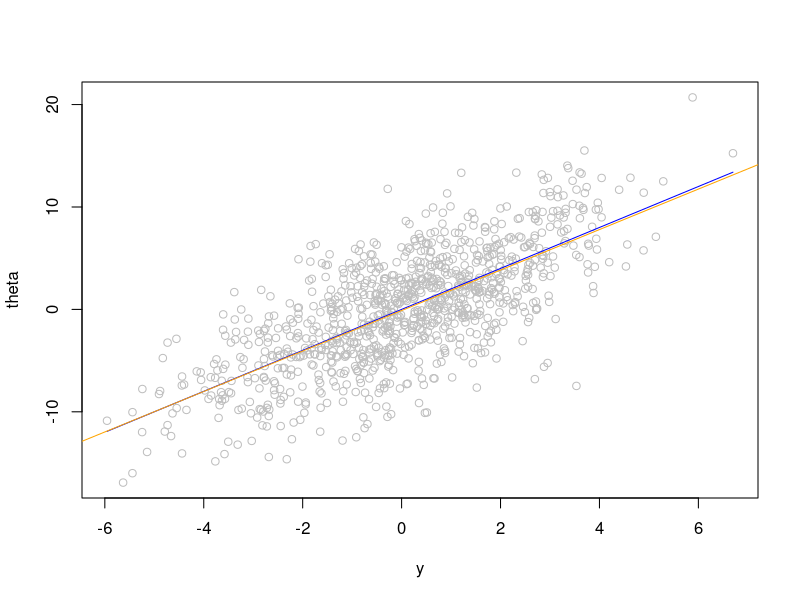
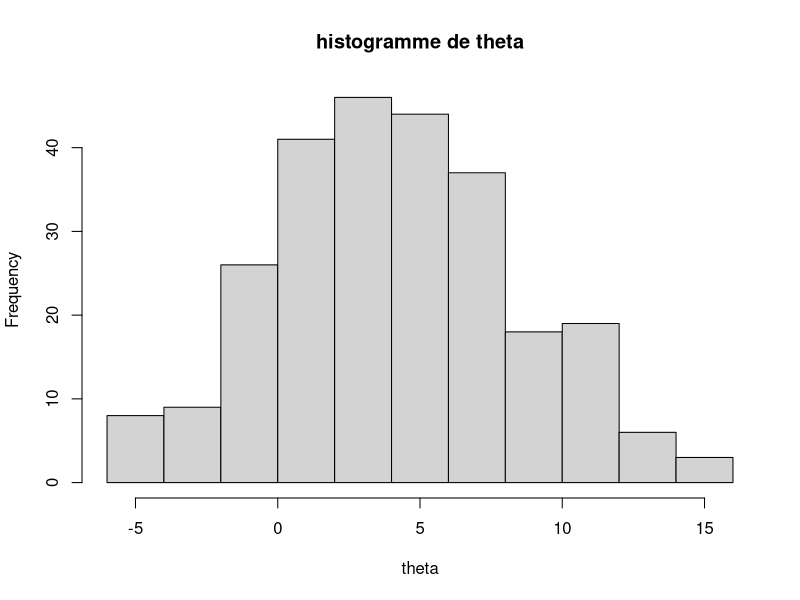
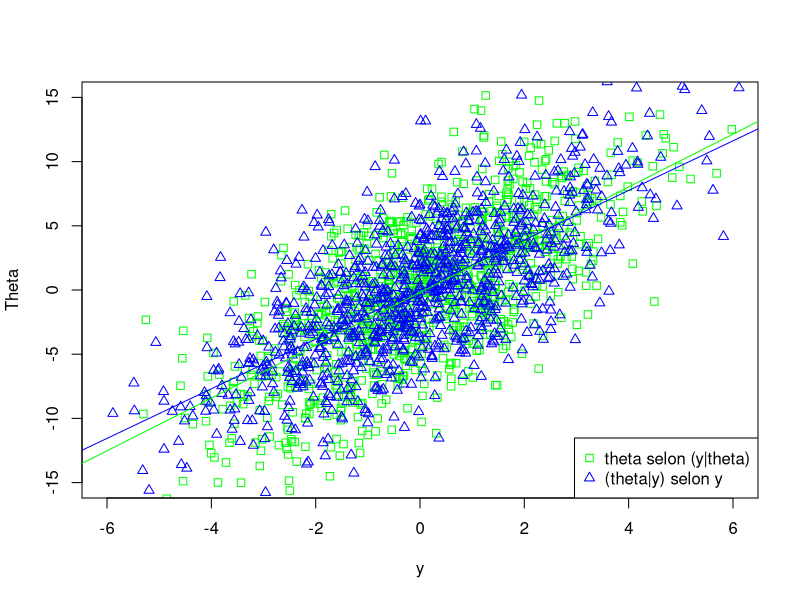
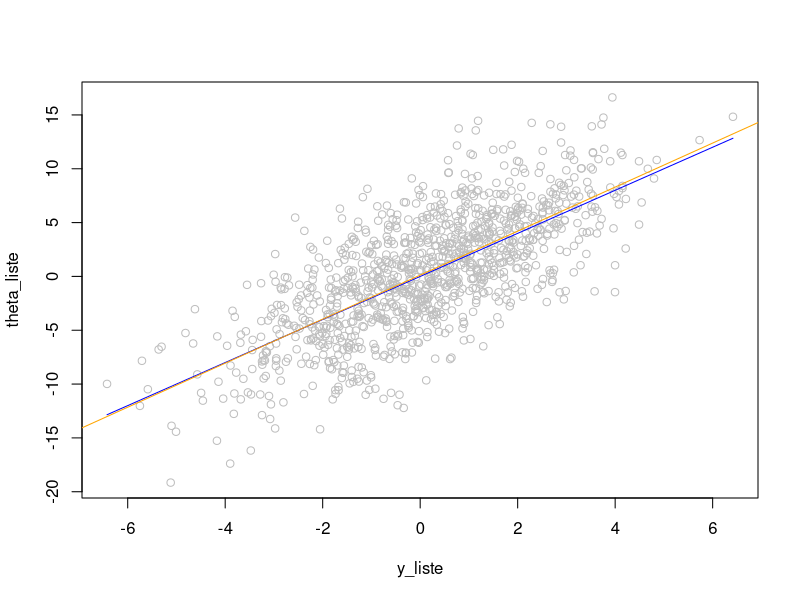

Source code (R) for these figures, in order:
## ---- chunk 1
  
taille <- 1000

#On tire les thetas 
theta <- rnorm(taille, 0, 32) #je ne sais pas si il veut la variance ou l'ecart-type

#on tire les y sachant theta

y <- rnorm(taille, theta/4, 2)

## ---- chunk 2
  
taille <- 1000

#On tire les thetas 
theta <- rnorm(taille, 0, sqrt(32))

#on tire les y sachant theta

y <- rnorm(taille, theta/4, sqrt(2))

#on trace les points
plot(y, theta, col="grey")

#on trace la droite de l'espérance

curve(2*x, add=TRUE, col="blue")

#on trace la droite de la régression linéaire

abline(lm(theta ~ y), col="orange")
## ---- chunk 3
 
taille <- 100000

#On tire les thetas 
theta <- rnorm(taille, 0, sqrt(32))

#on tire les y sachant theta

y <- rnorm(taille, theta/4, sqrt(2))
ytheta <- data.frame(theta, y)
ytheta = ytheta[ytheta[,2] < 2.01 & ytheta[,2] > 1.99,]
length(ytheta)


## ---- chunk 4
hist(ytheta[,1], main = 'histogramme de theta', xlab = 'theta')
## ---- chunk 5
taille <- 1000

#On tire les thetas 
theta <- rnorm(taille, 0, sqrt(32)) #je ne sais pas si il veut la variance ou l'ecart-type

#on tire les y sachant theta

y_theta <- rnorm(taille, theta/4, sqrt(2))

#On tire les y²
y <- rnorm(taille, 0, sqrt(4)) #je ne sais pas si il veut la variance ou l'ecart-type

#on tire les thetas sachant y

theta_y <- rnorm(taille, 2*y, sqrt(16))


#on trace les deux nuages de points pour les comparer
plot(y_theta,theta,xlab="y",ylab="Theta",col="green",pch=0,xlim=c(-6,6),ylim=c(-15,15),cex=1)

points(y,theta_y,col="blue",pch=2,cex=1)
legend(x="bottomright", legend=c("theta selon (y|theta)","(theta|y) selon y"), col=c("green","blue"), pch=c(0,2))

#on trace les droites de régressions linéaires

abline(lm(theta ~ y_theta), col="green")
abline(lm(theta_y ~ y), col="blue")

## ---- chunk 6

theta_t = 0
t = 1100
y_liste = c()
theta_liste = c()

while (t > 0) {
  y_t = rnorm(1, theta_t/4, sqrt(2))
  theta_t = rnorm(1, 2*y_t, sqrt(16))
  y_liste = c(y_liste, y_t)
  theta_liste = c(theta_liste, theta_t)
  t = t-1
  }

ytheta= data.frame(y_liste, theta_liste)
ytheta = tail(ytheta, 1000)

#on trace les points
plot(y_liste, theta_liste, col="grey")

#on trace la droite de l'espérance

curve(2*x, add=TRUE, col="blue")

#on trace la droite de la régression linéaire

abline(lm(theta_liste ~ y_liste), col="orange")
